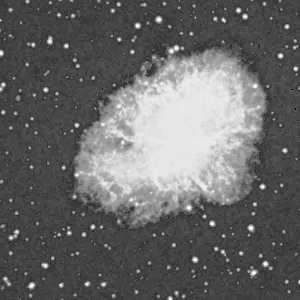
#> input picture CodeSnake/Images/crabpulsar-optical.png, 300 x 300 px, found by its file name
$ python main.py   (older library calls are emulated)
#> lines starting #> are read from the running program, lines starting #| are printed output that depends on the picture; after the words box and inside, x2 and y2 are one past the last pixel; in counts of white or black regions, pixels touching at a corner belong together
### CodeSnake/snake_balloon.py
import numpy as np
from matplotlib import pyplot as plt
from scipy import sparse as sp
import cv2
import triangle as tr
import statistics as stat

from balloon import *


def update_A(K, alpha, beta, dt):
    D2 = np.diag(-2*np.ones((1,K))[0],0) + np.diag(np.ones((1,K-1))[0],1) + np.diag(np.ones((1,K-1))[0],-1)
    D2[0][-1] = D2[-1][0] = 1

    D4 = np.diag(6*np.ones((1,K))[0],0) + np.diag(-4*np.ones((1,K-1))[0],1) + np.diag(-4*np.ones((1,K-1))[0],-1) + np.diag(np.ones((1,K-2))[0],2) + np.diag(np.ones((1,K-2))[0],-2)
    D4[0][-1] = D4[-1][0] = -4
    D4[0][-2] = D4[1][-1] = D4[-1][1] = D4[-2][0] = 1

    D = alpha*D2 - beta*D4
    A = np.linalg.inv(np.eye(K,K) - dt*D)
    return A


def snake_balloon_2D(I_opened,I, balloon_param, param):
    IMAGES = [I_opened]
    scale_x, scale_y = len(I)/10, len(I[0])/10
    print(scale_x, scale_y)

    iteration = param['iteration']
    alpha = param["alpha"]
    beta = param["beta"]
    gamma = param["gamma"]
    kappa = param["kappa"]
    dt = param["dt"]
    K = balloon_param[1]

    balloon_name = balloon_param.pop(0)
    if not check_balloon(balloon_name):
        return "Ce balloon n'existe pas"
    balloon = BALLOON_NAME[balloon_name]

    # Définir les points du triangle
    pt1 = (100, 200)  # Premier sommet
    pt2 = (245, 295)  # Deuxième sommet
    pt3 = (250, 100)  # Troisième sommet

    #x, y=tr.triangle(pt1,pt2,pt3,K)
    x, y = balloon(balloon_param)

    grad_I_x, grad_I_y = np.gradient(I_opened)
    norm_grad = grad_I_x**2 + grad_I_y**2
    #norm_grad = cv2.GaussianBlur(norm_grad, (11,11), 0)
    norm_grad = cv2.GaussianBlur(norm_grad, (7,7), 0)
    grad_x, grad_y = np.gradient(norm_grad)
    IMAGES.append(norm_grad)

    New_K=K

    x = np.transpose(x)
    y = np.transpose(y)

    CONTOUR_IMAGE = []
    A = update_A(New_K, alpha, beta, dt)

    for i in range(iteration):
        ti_more_x = np.roll(x, - 1)
        ti_minus_x = np.roll(x, 1)
        ti_more_y = np.roll(y, - 1)
        ti_minus_y = np.roll(y, 1)
        ti_x = ti_more_x - ti_minus_x
        ti_y = ti_more_y - ti_minus_y

        norm_ti = np.sqrt(ti_x**2 + ti_y**2)

        n_x = -ti_y/norm_ti
        n_y = ti_x/norm_ti

        xi = np.dot(A, x + dt*gamma*(grad_x[x.astype(int),y.astype(int)] + kappa*n_x))
        yi = np.dot(A, y + dt*gamma*(grad_y[x.astype(int),y.astype(int)] + kappa*n_y))

        x = xi
        y = yi

        c = list()
        cc = np.zeros((New_K, 1, 2))
        cc[:,0,0] = y
        cc[:,0,1] = x
        c.append(cc.astype(int))

        # [37 lines of commented-out code are left out]

        if i % 100 == 0:
            I_c = cv2.drawContours(image=cv2.cvtColor(I, cv2.COLOR_GRAY2BGR), contours=c, contourIdx=-1, color=(255, 0, 0), thickness=2, lineType=cv2.LINE_AA)
            I_c = cv2.putText(I_c, f"Iteration: {i}", (10, 30), cv2.FONT_HERSHEY_SIMPLEX, 0.5, (255, 0, 0), 1, cv2.LINE_AA)
            CONTOUR_IMAGE.append(I_c)
    # [8 lines of commented-out code are left out]
    return IMAGES, CONTOUR_IMAGE


# [71 lines left out: function snake_balloon_3D, not called in this run]

### CodeSnake/balloon.py
import numpy as np


def circle(balloon_param):
    K, x0, y0, R = balloon_param
    theta = np.linspace(0 ,2*np.pi, K)
    x = x0 + R*np.cos(theta)
    y = y0 + R*np.sin(theta)
    return (x, y)

def check_balloon(name):
    if name in BALLOON_NAME:
        return True
    return False

BALLOON_NAME = {
    'circle' : circle
}

### CodeSnake/main.py
from snake_balloon import *
from display import *
"""
balloon_param = [name -> str, pos_x -> float, pos_y -> float, K -> int, ...]
"""

if __name__ == "__main__":
    I = cv2.imread("./CodeSnake/Images/crabpulsar-optical.png", 0)
#> I is the input picture: shape (300, 300); min 0, max 255, mean 102.8
    I = cv2.normalize(I, None, 0, 1.0, cv2.NORM_MINMAX, dtype=cv2.CV_32F)
    # Définir l'élément structurant ici pour crabpulsar-optical.tif
    S = cv2.getStructuringElement(cv2.MORPH_ELLIPSE, (4, 4))
    #S = cv2.getStructuringElement(cv2.MORPH_ELLIPSE, (15, 15))
    _,gray=cv2.threshold(I,0.5,1,cv2.THRESH_BINARY)
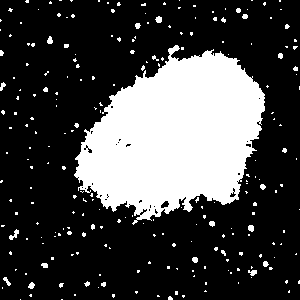
#> gray: shape (300, 300) float32; values 0 (black) and 1 (white), 26.6% white; 234 white regions (212 under 20 px), largest, box (x1, y1, x2, y2) and area: (74, 45, 265, 225) 21970, (9, 229, 19, 240) 49, (248, 270, 257, 276) 38
    gray=cv2.morphologyEx(gray, cv2.MORPH_CLOSE, S)
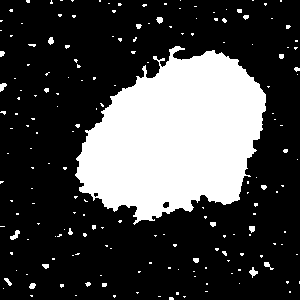
#> gray: shape (300, 300) float32; values 0 (black) and 1 (white), 26.7% white; 183 white regions (163 under 20 px), largest, box (x1, y1, x2, y2) and area: (75, 46, 266, 225) 22517, (10, 230, 20, 240) 51, (249, 267, 258, 278) 47

    balloon_param = ["circle", 700, len(I)/2, len(I[0])/2, 5]
#> balloon_param = ['circle', 700, 150, 150, 5]
    param = {
        #Crabpulsar
        #Appliquer l'opération d'ouverture, nécessaire pour le traitement d'image

        #E=cv2.erode(I, S, 1)
         "alpha": 1,
         "beta": 0.00005,
         "gamma": 18,
         "kappa": -0.024,
        #["circle", 500, len(I)/2, len(I[0])/2+20, 10]
        #Alpha et Beta pas trop élévé puisque qu'on perd peu à peu la forme du cercle. Mais pas trop élévé sinon on a des pointes qui se créent.
        #Gamma adapté pour que le gradient n'affecte pas dans la cellule entre le blanc et le gris. On adapte ensuite kappa pour le gonflement.

        #Paramètre pour illusion-optique
        #"alpha": 0.000000000000001,
        #"beta": 1000,
        #"gamma": 250,
        #"kappa": 0.001,
        #Un alpha très faible pour l'élasticité, beta élévé pour conserver le forme, gamme élévé pour attirer sur le fort gradient sur les contours, et un kappa adpaté pour gonfler

        #Paramètres breast-implant
        #"alpha": 1,
        #"beta": 0.00000000000001,
        #"gamma": 2000,
        #"kappa": -0.0003,
        #Un beta très faible pour que le cercle puisse prendre un creu, un alpha peu élevé pour laisser l'élastique, un gamma élevé car on doit s'arrêter sur la zone de fort gradient et kappa adapté

        #Paramètre pour interpolation du puzzle
        #"alpha": 0.001,
        #"beta": 0.00000001,
        #"gamma": 50,
        #"kappa": -0.006,

        #"alpha": 0.15,
        #"beta": 0.001,
        #"gamma": 50,
        #"kappa": -0.006,

        "dt": 0.1,
        "iteration" : 3001
    }
    IMAGES, CONTOUR_IMAGE = snake_balloon_2D(gray,I, balloon_param, param)
#> in snake_balloon_2D, `scale_x, scale_y = len(I)/10, len(I[0])/10`: scale_x = 30
#| 30.0 30.0
#> in snake_balloon_2D, `K = balloon_param[1]`: K = 700
#> in snake_balloon_2D, `balloon_name = balloon_param.pop(0)`: balloon_name = 'circle'
#> in circle, `K, x0, y0, R = balloon_param`: K = 700; x0 = 150; R = 5
#> in circle, `x = x0 + R*np.cos(theta)`: x = 700 values, max 155 at index 0, min 145 at index 349, mean 150
#> in circle, `y = y0 + R*np.sin(theta)`: y = 700 values, max 155 at index 175, min 145 at index 524, mean 150
#> in snake_balloon_2D, `grad_I_x, grad_I_y = np.gradient(I_opened)`:
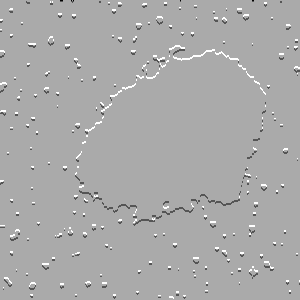
#> grad_I_x: shape (300, 300) float32; min -1, max 0.5, mean -0.000189; drawn with min black and max white
#> in snake_balloon_2D, `grad_I_x, grad_I_y = np.gradient(I_opened)`:
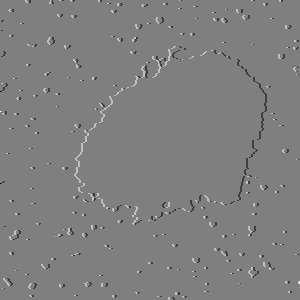
#> grad_I_y: shape (300, 300) float32; min -1, max 1, mean -0.000167; drawn with min black and max white
#> in snake_balloon_2D, `grad_x, grad_y = np.gradient(norm_grad)`:
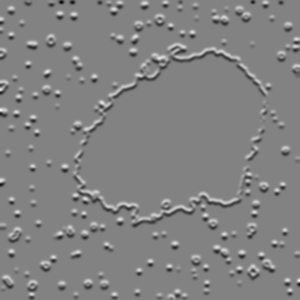
#> grad_x: shape (300, 300) float32; min -0.108, max 0.103, mean -8.51e-05; drawn with min black and max white
#> in snake_balloon_2D, `grad_x, grad_y = np.gradient(norm_grad)`:
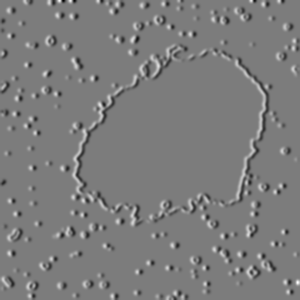
#> grad_y: shape (300, 300) float32; min -0.103, max 0.108, mean -3.81e-05; drawn with min black and max white
#> in snake_balloon_2D, `New_K=K`: New_K = 700
#> in update_A, `A = np.linalg.inv(np.eye(K,K) - dt*D)`:
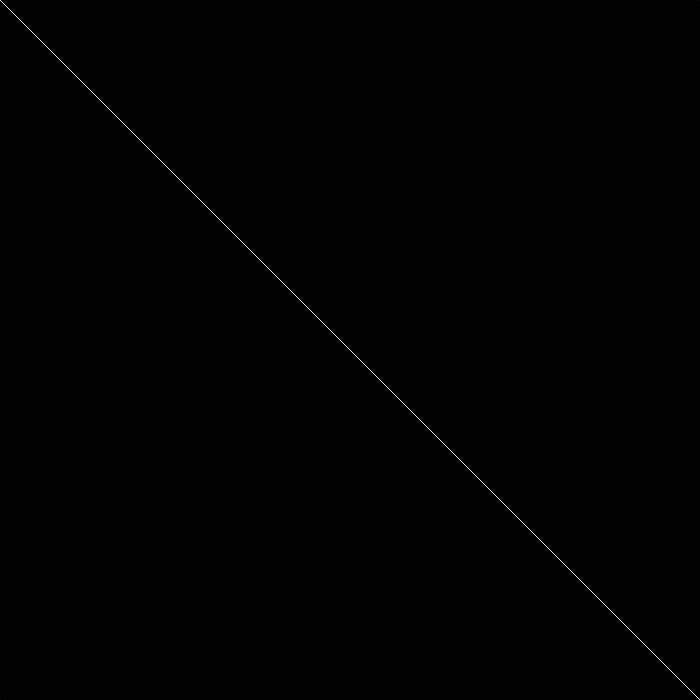
#> A: shape (700, 700) float64; min 0, max 0.845, mean 0.00143
#> after the loop in snake_balloon_2D, `for i in range(iteration):`: CONTOUR_IMAGE = []
#> (the run stopped early here; a loop or call above may not have finished)
